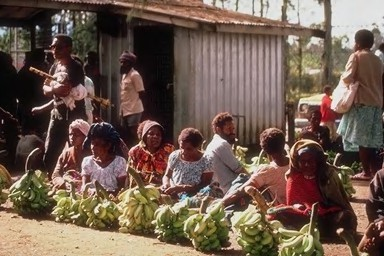
#> input picture Coral1-k/02.jpg, 384 x 256 px; its folder holds 4 pictures in this run
$ python JsonParsing.py
#> lines starting #> are read from the running program, lines starting #| are printed output that depends on the picture; pictures that were not available may be replaced by others from this repository, and a replacement may not be noted
### ProcessImage.py
import itertools

import cv2
import numpy as np
import pywt


class Image:
    # Take in a variable number of parameters to allow for loading features from json
    # long determines whether an extra level of dwt is computed or not
    # level determines the minimum level of dwt that will be done
    # Acceptable inputs are:
    # [image_name] or
    # [image_name, c1_feature, c2_feature, c3_feature, distance]
    def __init__(self, image_name=None, level=4, long=False, mode="periodization", wave="db2", c1_feature=None,
                 c2_feature=None,
                 c3_feature=None, distance=None):
        if c1_feature is None:
            self.image_name = image_name
            c1, c2, c3 = self.create_axes("Coral1-k/" + image_name)
            # Feature is array [standard_deviation, dA5, dH5, dV5, dD5, dA4, dH4, dV4, dD4]
            self.c1_feature = self.create_features_long(c1, level, mode, wave) if long else self.create_features(c1,
                                                                                                                 level,
                                                                                                                 mode,
                                                                                                                 wave)
            self.c2_feature = self.create_features_long(c2, level, mode, wave) if long else self.create_features(c2,
                                                                                                                 level,
                                                                                                                 mode,
                                                                                                                 wave)
            self.c3_feature = self.create_features_long(c3, level, mode, wave) if long else self.create_features(c3,
                                                                                                                 level,
                                                                                                                 mode,
                                                                                                                 wave)
            self.distance = 0
        else:
            self.image_name = image_name
            self.c1_feature = c1_feature
            self.c2_feature = c2_feature
            self.c3_feature = c3_feature
            self.distance = distance

    # Takes in an image name, resizes image and extracts 3 color axes using the formulas:
    # C1 = (R+G+B)/3
    # C2 = (R+(max-B))/2
    # C3 = (R +2*(max-G)+b)/4
    # Returns 3 matrices, describing each of the color axes
    def create_axes(self, image_name):
#> called with image_name = 'Coral1-k/02.jpg'
        original = cv2.imread(image_name, cv2.IMREAD_UNCHANGED)
#> original is the input picture: shape (256, 384, 3); mean B, G, R 78.2, 91.1, 111
        # resize image, using bilinear interpolation
        image = cv2.resize(original, (128, 128), interpolation=cv2.INTER_LINEAR)
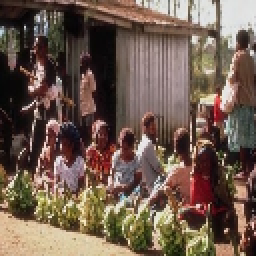
#> image: shape (128, 128, 3) (shown 2 times larger); mean B, G, R 78.6, 91.5, 111.3
        width, height, components = image.shape
#> width = 128; height = 128; components = 3
        c1 = np.zeros((width, height))
        c2 = np.zeros((width, height))
        c3 = np.zeros((width, height))
        red = image[:, :, 2]
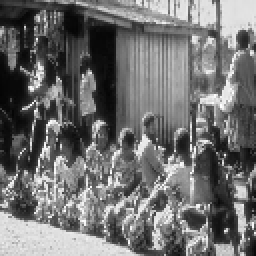
#> red: shape (128, 128) (shown 2 times larger); min 4, max 255, mean 111.3
        green = image[:, :, 1]
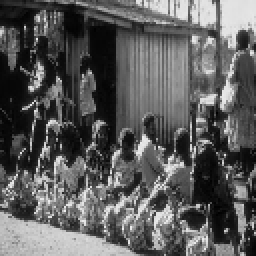
#> green: shape (128, 128) (shown 2 times larger); min 0, max 242, mean 91.5
        blue = image[:, :, 0]
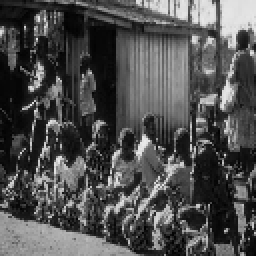
#> blue: shape (128, 128) (shown 2 times larger); min 0, max 236, mean 78.6
        # calculate the axes, values will be real numbers (not necessarily whole numbers)
        for i in range(width):
            for j in range(height):
                c1[i][j] = (int(red[i][j]) + int(green[i][j]) + int(blue[i][j])) / 3
                c2[i][j] = (red[i][j] + (255 - blue[i][j])) / 2
                c3[i][j] = (red[i][j] + 2 * (255 - green[i][j]) + blue[i][j]) / 4
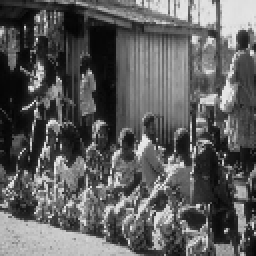
#> c1: shape (128, 128) float64 (shown 2 times larger); min 4, max 237.3, mean 93.8
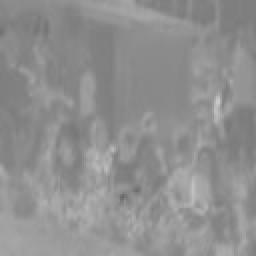
#> c2: shape (128, 128) float64 (shown 2 times larger); min 103.5, max 202.5, mean 143.9
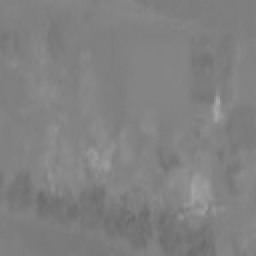
#> c3: shape (128, 128) float64 (shown 2 times larger); min 107, max 166, mean 129.3
        return c1, c2, c3

    # Extract features from the color axis of an image using both a base level and an extra level of decomposition for DWT
    # Features:
    # 1. Sub-matrix of level-(level) DWT: M4
    # 2. Standard deviation of sub-matrix of M4
    # 3. Sub-matrix of level-(level+1) DWT: M5
    # [12 lines left out: function create_features_long, not called in this run]

    # Extract features from the color axis of an image using a specified level of DWT
    # Features:
    # 1. Sub-matrix of level-(level) DWT: M4
    # 2. Standard deviation of sub-matrix of M4
    def create_features(self, color_axis, level, mode, wavelet):
        # leave mode as symmetric, use debauchie 2 wavelets
#> called with level = 4, mode = 'periodization', wavelet = 'db2'
        dwt4 = pywt.wavedec2(color_axis, wavelet=wavelet, mode=mode, level=level)
#> dwt4 = 5 items
        # approximation and detail matrices for level 4
        dA4 = dwt4[0]
        (dH4, dV4, dD4) = dwt4[1]
        standard_deviation = dA4.std()
#> standard_deviation = 590.6
        return standard_deviation, dA4, dH4, dV4, dD4

    # Compute whether image should be considered for further distance calculations based on whether the standard deviation values
    # for the colour axes are within certain ranges from the standard deviations of the query image
    # [27 lines left out: functions filter_standard_deviation, image_distance, not called in this run]


# PCAImage used for storing information for images represented by reduced PCA features
class PCAImage:
    # [4 lines left out: function __init__, not called in this run]

    def image_distance(self, query_image):
        self.distance = np.sum((np.subtract(self.feature, query_image.feature)) ** 2)


# Based on approach in https://gist.github.com/pgorczak/95230f53d3f140e4939c
# Put images in a grid to saving or displaying
# [52 lines left out: functions create_grid, show_images, save_images, not called in this run]

### JsonParsing.py
import json
import os
import time
from json import JSONEncoder

import numpy as np
from sklearn.neighbors import KDTree

import PCAKD
import ProcessImage


# https://pynative.com/python-convert-json-data-into-custom-python-object/
class ImageEncoder(JSONEncoder):
    # [77 lines left out: functions default, image_decoder, save_to_json, load_from_json, load_kd_pca, make_json_4_2, not called in this run]
#> in __init__, `self.c1_feature = self.create_features_long(c1, level, mode, wave) if ..`: self.c1_feature = 5 items
        count += 1
        print(count)
    start_time = time.perf_counter()
    for filename in os.listdir(folder):
        # computing level 4 dwt
        image_base.append(ProcessImage.Image(image_name=filename, level=level, long=long))
        count += 1
        print(count)
    end_time = time.perf_counter()
    loading_time = end_time - start_time
    print("Finished loading images. Time taken:", loading_time)
    save_to_json(folder + ".json", image_base, str(loading_time), "no_long 4 db2 periodization")


def main():
    make_json_4_2("/home/emily/Documents/2021/CSC5029Z/MiniProject/VOC_Subset", level=4, long=False)


if __name__ == '__main__':
    main()

$ run again, on Coral1-k/06.jpg
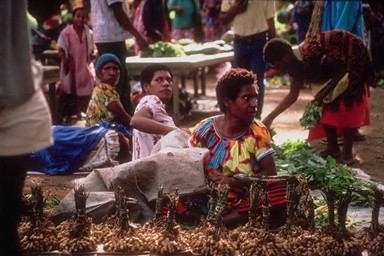
#> input picture Coral1-k/06.jpg, 384 x 256 px
#> in create_axes, original is the input picture: shape (256, 384, 3); mean B, G, R 62.9, 66.2, 91.1
#> after the loop in create_axes, `for i in range(width):`:
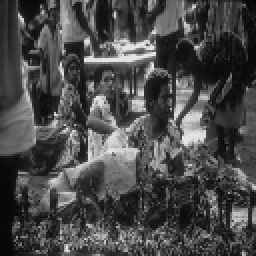
#> c1: shape (128, 128) float64 (shown 2 times larger); min 4.67, max 236.7, mean 73.7
#> after the loop in create_axes, `for i in range(width):`:
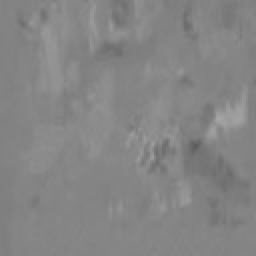
#> c3: shape (128, 128) float64 (shown 2 times larger); min 93.5, max 167.5, mean 132.9
#> dwt4 = 5 items
#> standard_deviation = 466
#> self.c1_feature = 5 items

$ run again, on Coral1-k/064.jpg
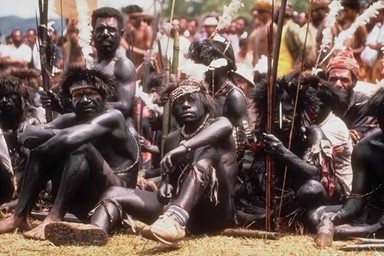
#> input picture Coral1-k/064.jpg, 384 x 256 px
#> in create_axes, original is the input picture: shape (256, 384, 3); mean B, G, R 87.1, 93.4, 114.4
#> in create_axes, `blue = image[:, :, 0]`:
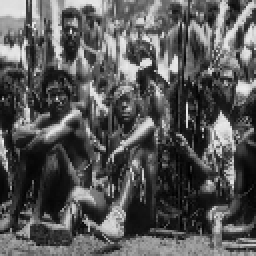
#> blue: shape (128, 128) (shown 2 times larger); min 0, max 242, mean 87.4
#> after the loop in create_axes, `for i in range(width):`:
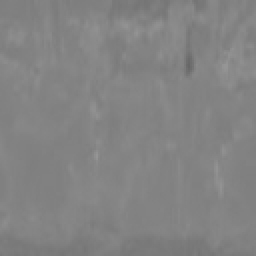
#> c3: shape (128, 128) float64 (shown 2 times larger); min 103, max 149.8, mean 131.2
#> dwt4 = 5 items
#> standard_deviation = 651.2
#> self.c1_feature = 5 items

$ run again, on Coral1-k/073.jpg
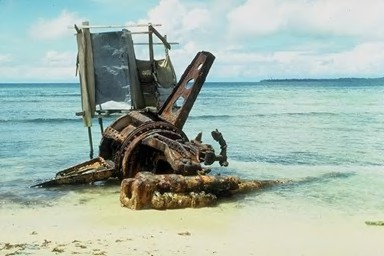
#> input picture Coral1-k/073.jpg, 384 x 256 px
#> in create_axes, original is the input picture: shape (256, 384, 3); mean B, G, R 171.2, 181.7, 163.9
#> after the loop in create_axes, `for i in range(width):`:
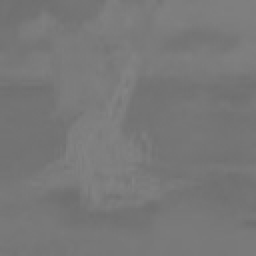
#> c3: shape (128, 128) float64 (shown 2 times larger); min 111, max 132.2, mean 120.4
#> dwt4 = 5 items
#> standard_deviation = 766.4
#> self.c1_feature = 5 items
